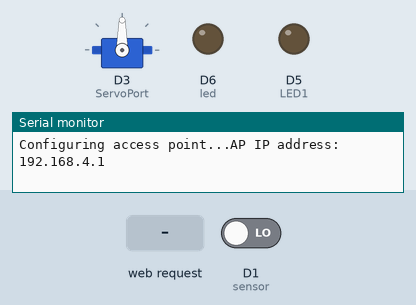
Simulated run of this sketch. Board: ESP8266 (NodeMCU). Shown: servo, output pins drawn as LEDs (lit = HIGH), the last lines printed to the serial monitor. The inputs (shaded band) are chosen by the test bench; at power-on: D1 (sensor) LOW.

Above: at 1.7 s.
1.8 s: HTTP request GET /setSER1?SERstate1=1 received
At 2.55 s:
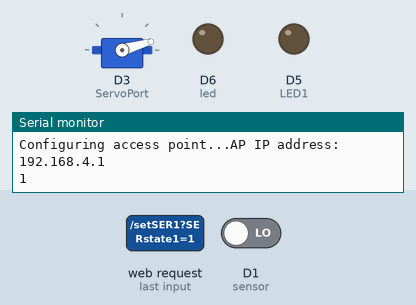
7.8 s: D1 (sensor) driven HIGH
At 9.2 s:
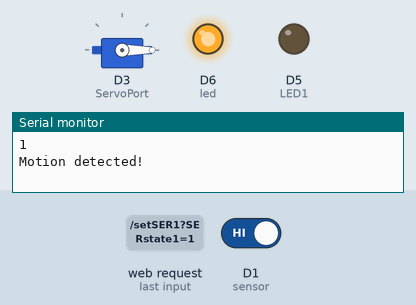
9.6 s: HTTP request GET /setPOS?servoPOS=120&SERstate1=120 received
At 10.4 s:
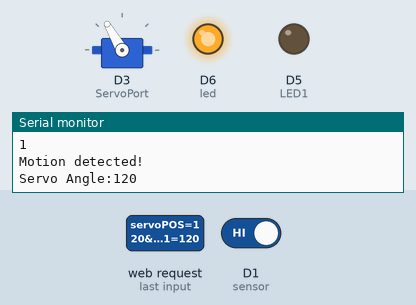
11.1 s: HTTP request GET /setSER1?SERstate1=2 received
At 12.3 s:
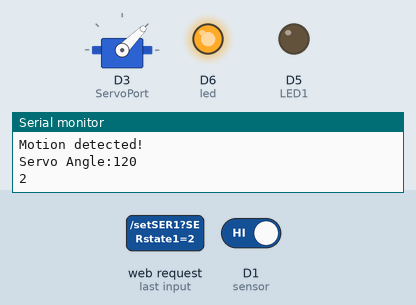
12.8 s: HTTP request GET /setSER1?SERstate1=3 received
At 13.7 s:
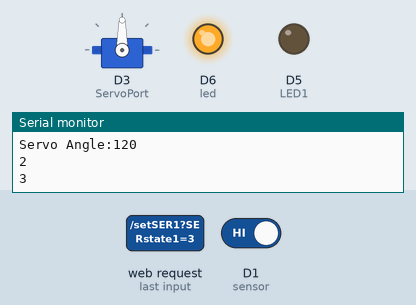
14.5 s: HTTP request GET /setSER1?SERstate1=4 received
At 16.2 s:
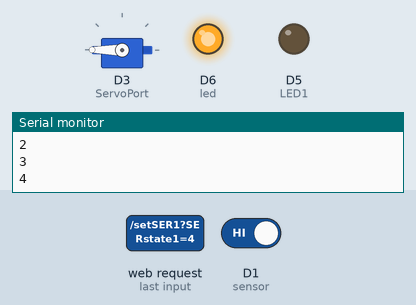
Timing chart, 0 to 17.2 s (numbered marks = the images above; inputs shaded):
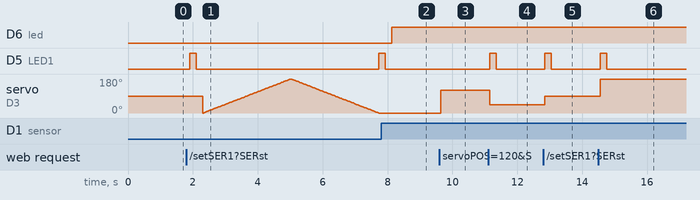

Measured:
- after the input at 1.8 s, D5 (LED1): LOW → HIGH after 0.10 s, → LOW 0.20 s later, → HIGH 5.6 s later
- after the input at 7.8 s, D6 (led): LOW → HIGH after 0.33 s
- after the input at 9.6 s, servo on D3 (ServoPort): 0° → 120° at once
- after the input at 11.1 s, D5 (LED1): LOW → HIGH after 0.05 s, → LOW 0.20 s later; servo on D3 (ServoPort): 120° → 45° after 0.05 s
- after the input at 12.8 s, D5 (LED1): LOW → HIGH after 0.05 s, → LOW 0.20 s later; servo on D3 (ServoPort): 45° → 90° after 0.05 s
- after the input at 14.5 s, D5 (LED1): LOW → HIGH after 0.05 s, → LOW 0.20 s later; servo on D3 (ServoPort): 90° → 180° after 0.05 s

The sketch:

final_8_41_sucess.ino
```cpp
#include <ESP8266WiFi.h>
#include <WiFiClient.h>
#include <ESP8266WebServer.h>
#include <LiquidCrystal.h>
#include <Servo.h>  //Include the Servo Library

#include "PageIndex.h"; //--> Include the contents of the User Interface Web page from website, stored in the same folder as the .ino file
#define ServoPort D3   //--> Defining Servo Port
#define LED1  D5   //-->Defining a Simple LED

//Make a wifi name and password as access point
const char* ssid = "ESPServo";  // your SSID
const char* password = "12345678"; //WIFI Password

Servo myservo;  //--> create servo object to control a servo
ESP8266WebServer server(80);  //--> Server on port 80
String SERstate1 = "OFF";
int led = 12;                // the pin that the LED is atteched to
int sensor = 5;            // the pin that the sensor is atteched to
int state = LOW;         // by default, no motion detected
int val = 0;                  // variable to store the sensor status (value)
//This routine is executed when you open NodeMCU ESP8266 IP Address in browser

void handleRoot() {
  String s = MAIN_page; //Read HTML contents
  server.send(200, "text/html", s); //Send web page
}

//Procedure for handling servo control
void handleServo() {
  String POS = server.arg("servoPOS");
  int pos = POS.toInt();
  myservo.write(pos);   //--> Move the servo motor according to the POS value
  delay(15);
  Serial.print("Servo Angle:");
  Serial.println(pos);
  server.send(200, "text/plane", "");
}

void controlServo() {
  String t_state = server.arg("SERstate1");
  Serial.println(t_state);
  int pos;
  if (t_state == "1") {
    SERstate1 = pos;
    controlLED1();
    for (pos = 0; pos <= 180; pos += 1) { // goes from 0 degrees to 180 degrees
      // in steps of 1 degree
      myservo.write(pos);// tell servo to go to position in variable 'pos'
      delay(15);                       // waits 15ms for the servo to reach the position
    }
    for (pos = 180; pos >= 0; pos -= 1) { // goes from 180 degrees to 0 degrees
      myservo.write(pos); // tell servo to go to position in variable 'pos'
      delay(15);                       // waits 15ms for the servo to reach the position
    }
    controlLED1();
  }
  else if (t_state == "2") {
    SERstate1 = pos;
    myservo.write(45);
    controlLED1();
  }
  else if (t_state == "3") {
    SERstate1 = pos;
    myservo.write(90);
    controlLED1();
  }
  else if (t_state == "4") {
    SERstate1 = pos;
    myservo.write(180);
    controlLED1();
  }
  else {
    SERstate1 = "OFF";
  }
  server.send(200, "text/plane", SERstate1);
}

void statusSER() {
  server.send(200, "text/plane", SERstate1);
}
void controlLED1() {
  digitalWrite(LED1, HIGH);
  delay(200);
  digitalWrite(LED1, LOW);
  delay(200);
}
void setup() {
  Serial.begin(115200);
  delay(500);
  myservo.attach(ServoPort); //--> attaches the servo on D1 to the servo object
  pinMode(LED1, OUTPUT);
  Serial.print("Configuring access point...");
  /* You can remove the password parameter if you want the AP to be open. */
  WiFi.softAP(ssid, password);
  IPAddress myIP = WiFi.softAPIP();
  Serial.print("AP IP address: ");
  Serial.println(myIP);
  //Initialize Webserver
  server.on("/", handleRoot); //--> Routine to handle at root location. This is to display web page.
  server.on("/setPOS", handleServo); //--> Sets servo position from Web request
  server.on("/setSER1", controlServo);
  server.on("/readSER1", statusSER);
  server.begin();
  pinMode(led, OUTPUT);      // initalize LED as an output
  pinMode(sensor, INPUT);    // initialize sensor as an input
  Serial.begin(9600);        // initialize serial
}
void loop() {
  val = digitalRead(sensor);   // read sensor value
  if (val == HIGH) {           // check if the sensor is HIGH
    digitalWrite(led, HIGH);   // turn LED ON
    delay(100);                // delay 100 milliseconds
    if (state == LOW) {
      Serial.println("Motion detected!");
      state = HIGH;       // update variable state to HIGH
    }
  }
  else {
      digitalWrite(led, LOW); // turn LED OFF
      delay(200);             // delay 200 milliseconds
      if (state == HIGH){
        Serial.println("Motion stopped!");
        state = LOW;       // update variable state to LOW
    }
  }
  server.handleClient();

}
```

PageIndex.h
```cpp
const char MAIN_page[] PROGMEM = R"=====(

<!DOCTYPE html>
<html>
  <head>
    <meta name="viewport" content="width=device-width, initial-scale=1">
    <style>
      html {
        font-family: Arial;
        display: inline-block;
        margin: 0px auto;
        text-align: center;
      }

      .slidecontainer {
        width: 100%;
      }

      .slider {
        -webkit-appearance: none;
        width: 50%;
        height: 15px;
        border-radius: 5px;
        background: rgb(102, 230, 17);
        outline: none;
        opacity: 0.5;
        -webkit-transition: .2s;
        transition: opacity .2s;
      }

      .slider:hover {
        opacity: 2;

      }

      .slider::-webkit-slider-thumb {
        -webkit-appearance: none;
        appearance: none;
        width: 25px;
        height: 25px;
        border-radius: 50%;
        background: rgb(26, 182, 202);
        cursor: pointer;
      }

      .slider::-moz-range-thumb {
        width: 25px;
        height: 25px;
        border-radius: 50%;
        background: #4CAF50;
        cursor: pointer;
      }

         /* Style the botton start stop */
   .btn{
   /* position: relative;
    border-radius: 15px 15px 15px 15px;
    width: 8%;
    height: 25px;
    border: none;
    outline: none;
    cursor: pointer;
    background: #fa1cb7;
    color: rgb(255, 255, 255);
    */
     background-color: #fa1cb7;
  color: white;
  padding: 14px 25px;
  text-align: center;
  text-decoration: none;
  display: inline-block;
   }

   a:link, a:visited {
  background-color: #f44336;
  color: white;
  padding: 14px 25px;
  text-align: center;
  text-decoration: none;
  display: inline-block;
}

a:hover, a:active {
  background-color: red;
}

        /* Style the footer */
   footer {
      background-color: rgb(43, 57, 255);
      padding: 8px;
      text-align: center;
      color: rgb(0, 255, 21);
      font-family: Comic Sans MS;
   }

    </style>
  </head>

  <body>
    <h1>ESP8266 NodeMCU Web Server Controlled Servo Motor</h1>
    <br><br>
    <div class="slidecontainer">
      <input type="range" min="0" max="180" value="50" class="slider" id="myRange">
      <p>Servo angle: <span id="demo"></span></p>
       <br><br>

        <label> 45 Degree Angle </label>
        <button type="button" onclick="sendData2(2)" class="btn">45 Degree</button>
         <br><br>
        <label> 90 Degree Angle </label>
        <button type="button" onclick="sendData2(3)" class="btn">90 Degree</button>
        <br><br>
        <label> 180 Degree Angle </label>
        <button type="button" onclick="sendData2(4)" class="btn">180 Degree</button>

      <label><span id="isiStatusSER1"></span></label>

    </div>

    <script>
      function sendData(pos) {
        var xhttp = new XMLHttpRequest();
        xhttp.onreadystatechange = function() {
          if (this.readyState == 4 && this.status == 200) {
            console.log(this.responseText);
          }
        };
        xhttp.open("GET", "setPOS?servoPOS="+pos, true);
        xhttp.send();
      }
        /* fungsi send data on/off */
        function sendData2(StatusSer1) {
        var xhttp = new XMLHttpRequest();
        xhttp.onreadystatechange = function() {
          if (this.readyState == 4 && this.status == 200) {
            document.getElementById("SERstate1").innerHTML = this.responseText;
          }
        };

        xhttp.open("GET", "setSER1?;SERstate1=" + StatusSer1, true);
        xhttp.send();
        }

    /* fungsi read data on/off */
        function getDataSER1() {
        var xhttp = new XMLHttpRequest();
        xhttp.onreadystatechange = function() {
          if (this.readyState == 4 && this.status == 200) {
            document.getElementById("isiStatusSER1").innerHTML = this.responseText;
          }
        };
        xhttp.open("put", "readSER1", true);
        xhttp.send();
        }
      var slider = document.getElementById("myRange");
      var output = document.getElementById("demo");
      output.innerHTML = slider.value;
      slider.oninput = function() {
        output.innerHTML = this.value;
        sendData(output.innerHTML);
      }

    </script>
     <br><br><br><br>


  </body>

</html>
)=====";
```
